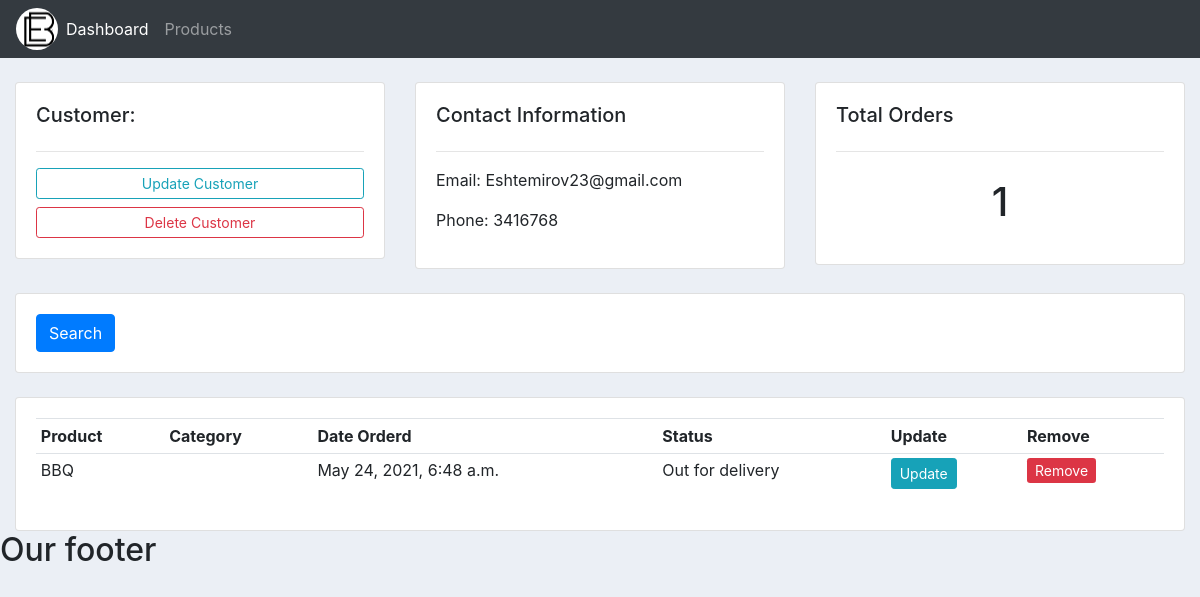
/customer/3/, run on the app's committed database.
### accounts/models.py (models this page shows, shortened)
class Customer(models.Model):
    name = models.CharField(max_length=200, null=True)
    phone = models.CharField(max_length=200, null=True)
    email = models.CharField(max_length=200, null=True)
    date_created = models.DateTimeField(auto_now_add=True, null=True)

class Order(models.Model):
    STATUS = (
        ('Pending', 'Pending'),
        ('Out for delivery', 'Out for delivery'),
        ('Delivered', 'Delivered'),
    )
    customer = models.ForeignKey(Customer, null=True, on_delete=models.SET_NULL)
    product = models.ForeignKey(Product, null=True, on_delete=models.SET_NULL)
    date_created = models.DateTimeField(auto_now_add=True, null=True)
    status = models.CharField(max_length=50, null=True, choices=STATUS)

class Product(models.Model):
    CATEGORY = (
        ('Indoor', 'Indoor'),
        ('Outdoor', 'Outdoor'),
    )
    name = models.CharField(max_length=200, null=True)
    price = models.CharField(max_length=200, null=True)
    category = models.CharField(max_length=200, null=True, choices=CATEGORY)
    description = models.CharField(max_length=200, null=True)
    date_created = models.DateTimeField(auto_now_add=True, null=True)
    tags = models.ManyToManyField(Tag)
    def __str__(self):
        return self.name

### accounts/views.py (the view)
# urls.py: path('customer/<str:pk_test>/', views.customer, name='customer'),
def customer(request, pk_test):
    customer = Customer.objects.get(id=pk_test)
    orders = customer.order_set.all()
    orders_count = orders.count()
    context = {'customer': customer, 'orders': orders, 'orders_count': orders_count}
    return render(request, 'accounts/customer.html', context)

### accounts/templates/accounts/customer.html
{% extends 'accounts/main.html' %}
{% block content %}
    <br>
    <div class="row">
        <div class="col-md">
            <div class="card card-body">
                <h5>Customer:</h5>
                <hr>
                <a class="btn btn-outline-info  btn-sm btn-block" href="">Update Customer</a>
                <a class="btn btn-outline-danger  btn-sm btn-block" href="">Delete Customer</a>
            </div>
        </div>
        <div class="col-md">
            <div class="card card-body">
                <h5>Contact Information</h5>
                <hr>
                <p>Email: {{ customer.email }} </p>
                <p>Phone: {{ customer.phone }} </p>
            </div>
        </div>
        <div class="col-md">
            <div class="card card-body">
                <h5>Total Orders</h5>
                <hr>
                <h1 style="text-align: center;padding: 10px"> {{ orders_count }} </h1>
            </div>
        </div>
    </div>
    <br>
    <div class="row">
        <div class="col">
            <div class="card card-body">
                <form method="get">
                <button class="btn btn-primary" type="submit">Search</button>
              </form>
            </div>
        </div>
    </div>
    <br>
    <div class="row">
        <div class="col-md">
            <div class="card card-body">
                <table class="table table-sm">
                    <tr>
                        <th>Product</th>
                        <th>Category</th>
                        <th>Date Orderd</th>
                        <th>Status</th>
                        <th>Update</th>
                        <th>Remove</th>
                    </tr>
                    {% for order in orders %}
                        <tr>
                            <td> {{ order.product }} </td>
                            <td> {{ order.category }} </td>
                            <td> {{ order.date_created }} </td>
                            <td> {{ order.status }} </td>
                            <td> <a class="btn btn-sm btn-info" href="{% url 'update_order' order.id %}"> Update </a> </td>
                            <td> <a class="'btn btn-sm btn-danger" href="{% url 'delete_order' order.id %}"> Remove </a> </td>
                        </tr>
                    {% endfor %}
                </table>
            </div>
        </div>
    </div>
{% endblock %}

### static/css/main.css (style rules this page uses)
body { background-color: #ebeff5; }

### data on the page
Customer: email "Eshtemirov23@gmail.com", phone "3416768"
Order: product "BBQ", date_created "May 24, 2021, 6:48 a.m.", status "Out for delivery"

### other printed values
{{ orders_count }} "1"
